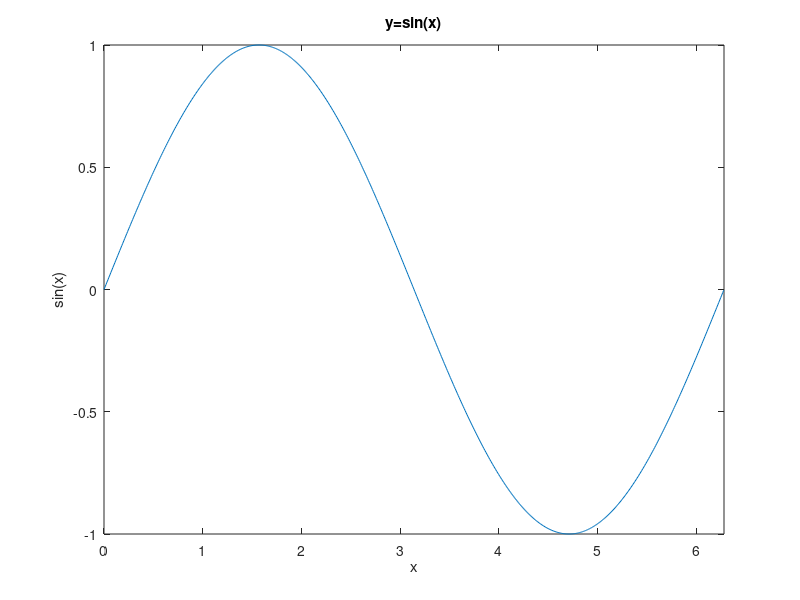
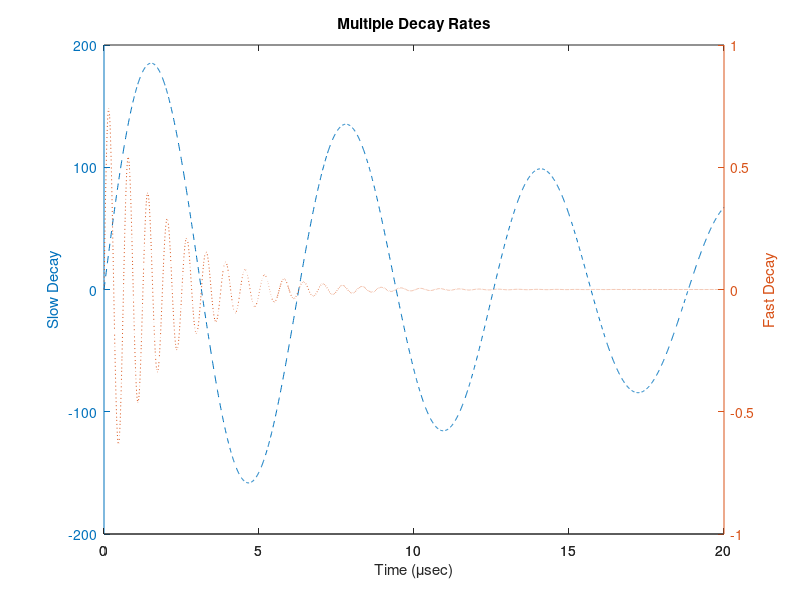

These charts were generated, in order, by the following MATLAB code:
%% 二维平面绘图
%% 绘制三角函数
%%
x = 0:0.01:2*pi
y = sin(x)
%建立一个画布，可以省略不写
figure
plot(x, y)
title('y=sin(x)')
xlabel('x')
ylabel('sin(x)')
% x的值限制在0->2*pi范围之内绘图
xlim([0 2*pi])


%% 另一个关于线型的例子
%%
x = 0:0.01:20;
y1 = 200*exp(-0.05*x).*sin(x);
y2 = 0.8*exp(-0.5*x).*sin(10*x);
figure
[AX, H1,H2] = plotyy(x, y1, x, y2, 'plot');
set(get(AX(1), 'Ylabel'), 'String', 'Slow Decay')
set(get(AX(2), 'Ylabel'), 'String', 'Fast Decay')
xlabel('Time (\musec)')
title('Multiple Decay Rates')
% 设置线型， 虚线， 冒号线
set(H1, 'LineStyle', '--')
set(H2, 'LineStyle', ':')

